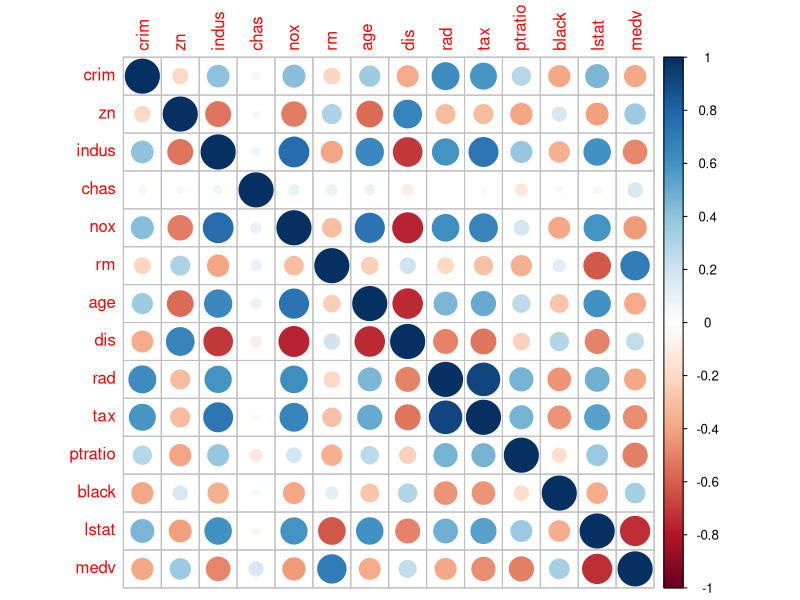
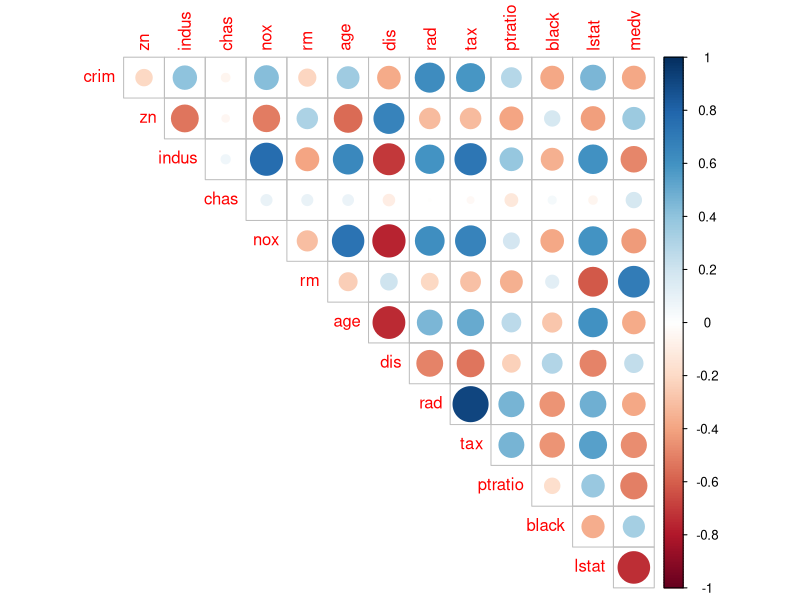
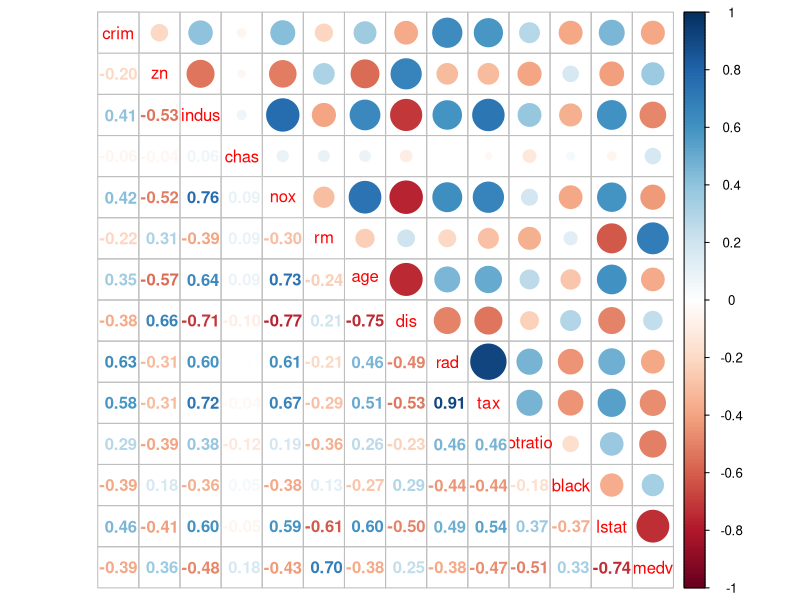
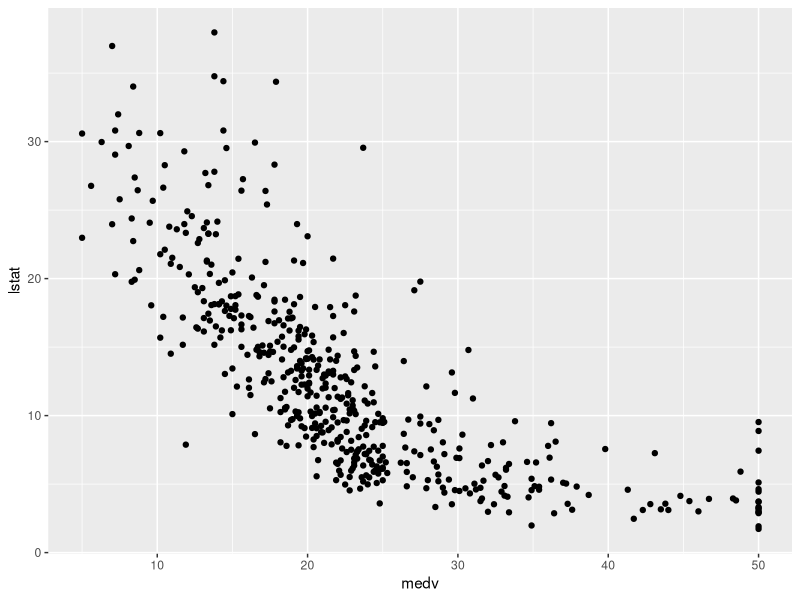
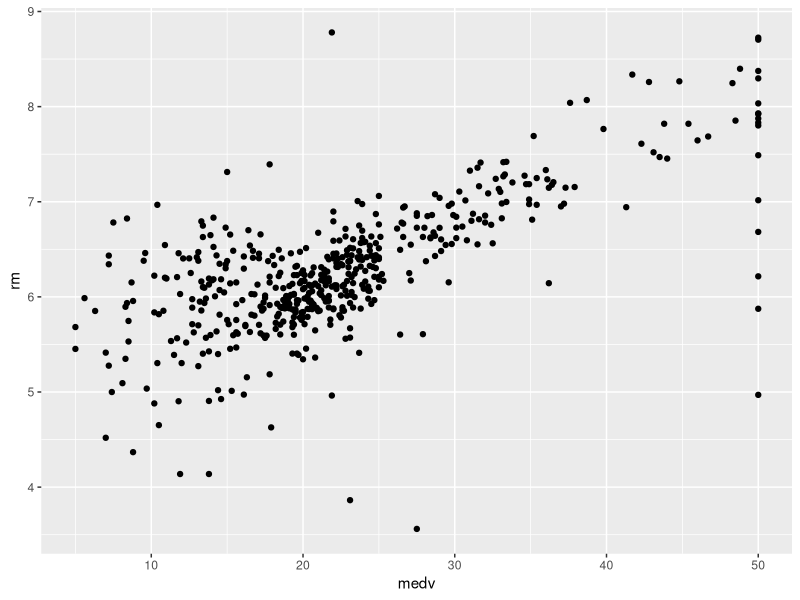
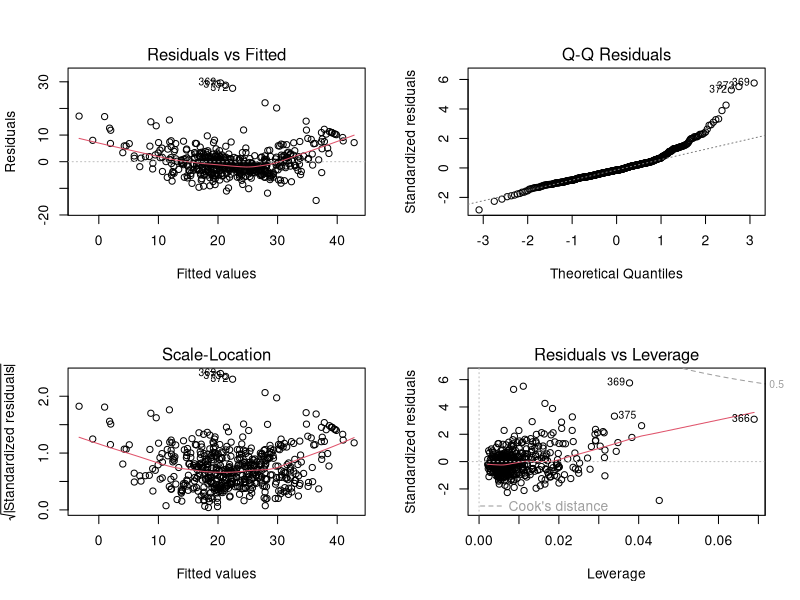

These charts were generated, in order, by the following R code:
library(MASS)
library(ggplot2)
library(corrplot)

str(Boston)

boston_cor <- cor(Boston)

corrplot(boston_cor)

corrplot(boston_cor, type = "upper", diag = FALSE)
corrplot.mixed(boston_cor)

ggplot(Boston, aes(x= medv,y = lstat))+geom_point()
ggplot(Boston, aes(x= medv, y= rm))+geom_point()

library(caret)

set.seed(1)
train_indicies <- createDataPartition(Boston$medv, p=0.8, list = FALSE)

boston_train <- Boston[train_indicies, ]
boston_test <- Boston[-train_indicies, ]

lm1 <- lm(medv ~ lstat + rm + indus+ptratio, data = Boston)
summary(lm1)

par(mfrow = c(2,2))
plot(lm1)

lm1_pred <- predict(lm1, newdata= boston_test)
lm1_pred

boston_test$medv_pred <- lm1_pred 

RSS <- sum((boston_test$medv - boston_test$medv_pred)^2)
TSS <- sum((boston_test$medv - mean(boston_train$medv))^2)
R2 <- (TSS - RSS)/TSS
RMSE <- sqrt(RSS / nrow(boston_test))


